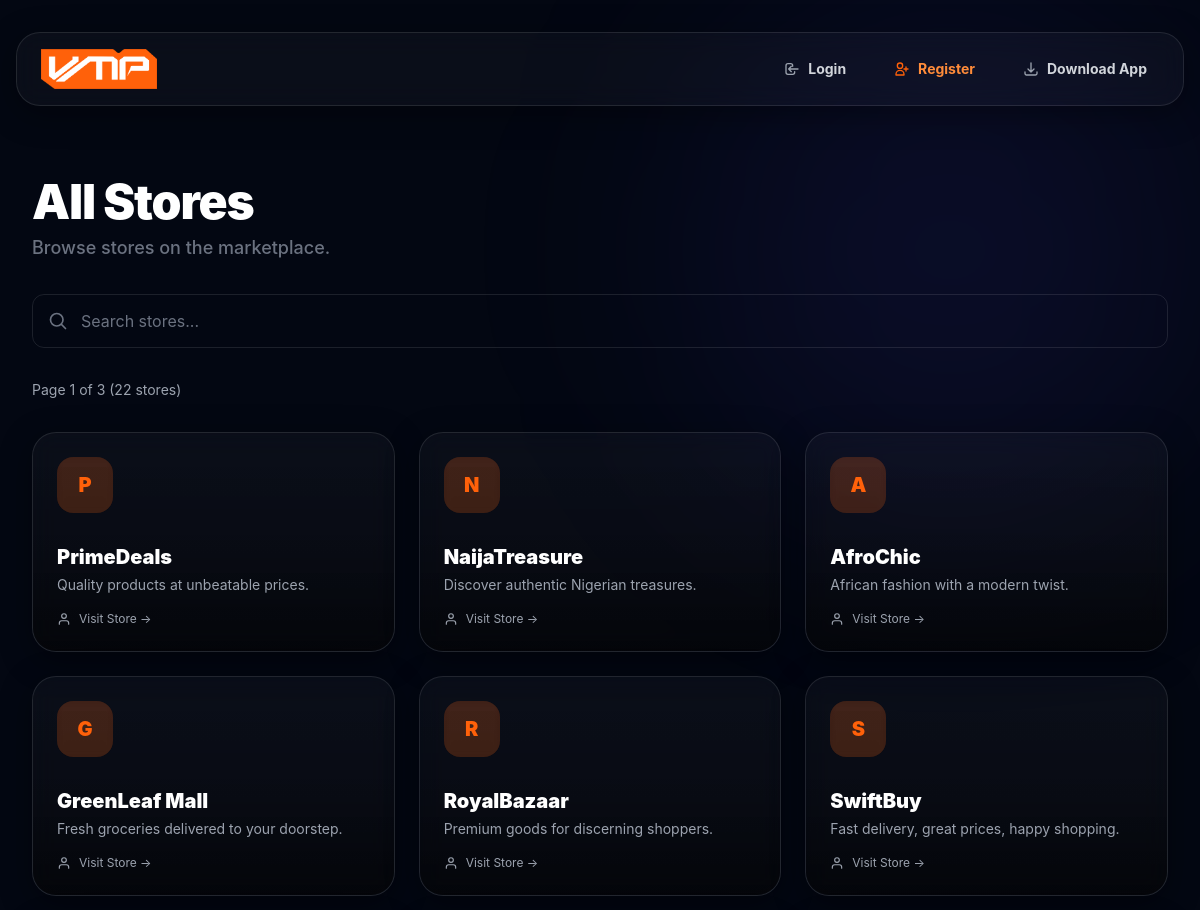
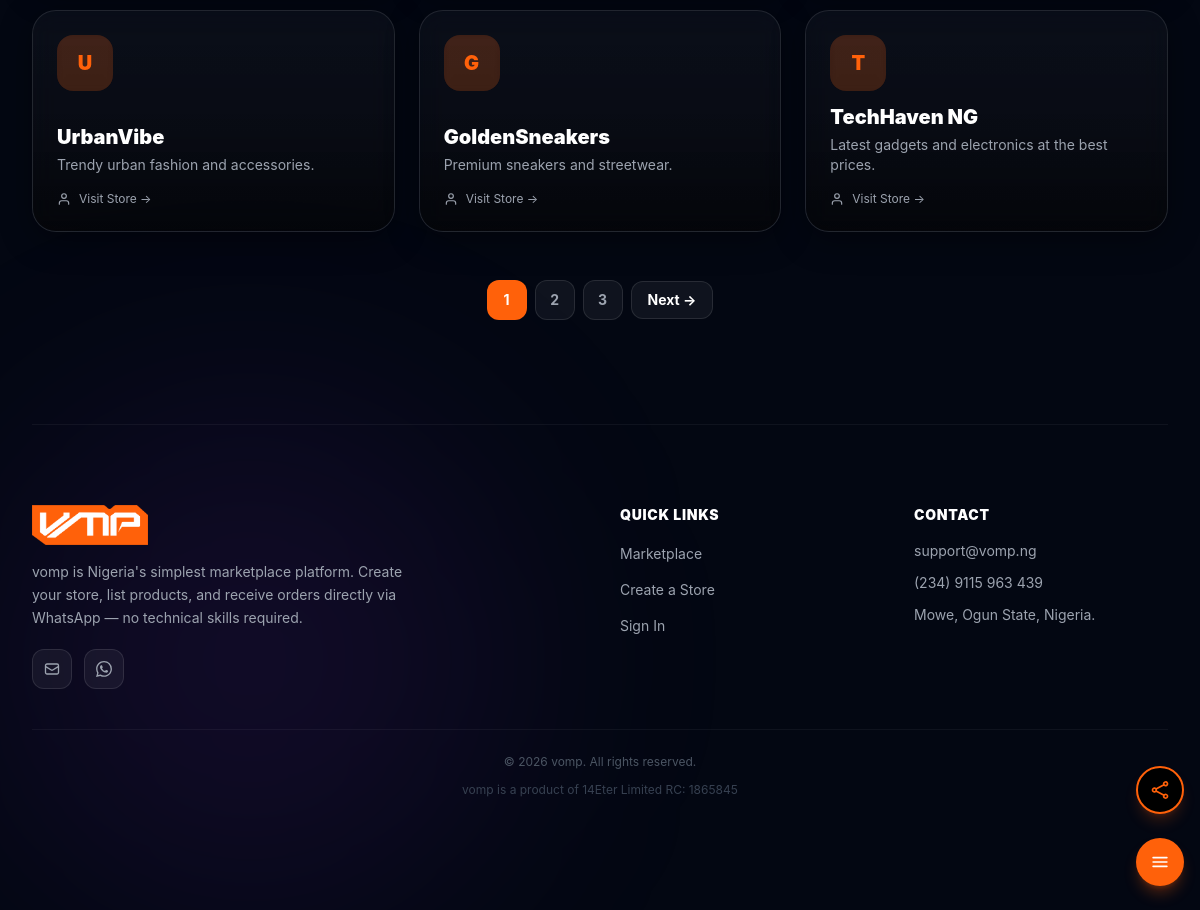
/stores, run on the app's committed database (2 pictures, top to bottom).
### tables this page shows
CREATE TABLE stores (
    id TEXT PRIMARY KEY,
    name TEXT NOT NULL,
    slug TEXT UNIQUE NOT NULL,
    description TEXT,
    owner_id TEXT NOT NULL,
    contact_phone TEXT,
    contact_email TEXT,
    logo_url TEXT,
    hero_image_url TEXT,
    hero_color TEXT DEFAULT '#4f46e5',
    accent_color TEXT DEFAULT '#8b5cf6',
    token_balance INTEGER DEFAULT 50,
    plan TEXT DEFAULT 'free',
    is_active INTEGER DEFAULT 1,
    created_at DATETIME DEFAULT CURRENT_TIMESTAMP,
    updated_at DATETIME DEFAULT CURRENT_TIMESTAMP, 
    bg_color TEXT DEFAULT '#030712', 
    social_facebook TEXT, 
    social_instagram TEXT, 
    social_twitter TEXT, 
    social_tiktok TEXT, 
    social_youtube TEXT,
    FOREIGN KEY (owner_id) REFERENCES users(id) ON DELETE CASCADE
);

### index.php (called while the page is built, shortened)
<?php
require_once 'backend/Auth.php';
require_once 'backend/Store.php';
$currentUser = auth_get_current_user();
$uri = parse_url($_SERVER['REQUEST_URI'], PHP_URL_PATH);
$requestPath = trim(str_replace('/index.php', '', $uri), '/');
$requestPath = ltrim($requestPath, '/') ?: '';
$method = $_SERVER['REQUEST_METHOD'];
if ($method === 'GET') {
    switch (true) {
        case $requestPath === 'stores':
            $searchQuery = isset($_GET['q']) && $_GET['q'] !== '' ? trim($_GET['q']) : null;
            $page = max(1, isset($_GET['page']) ? (int) $_GET['page'] : 1);
            $perPage = 9;
            if ($searchQuery) {
                $stores = store_search_paginated($searchQuery, $page, $perPage);
                $totalStores = store_count_search($searchQuery);
            } else {
                $stores = store_get_all_active_paginated($page, $perPage);
                $totalStores = store_count_all_active();
            }
            $totalPages = max(1, (int) ceil($totalStores / $perPage));
            include 'frontend/stores.php';
            break;
            ?>
            <?php
    }
} else if ($method === 'POST') {
    switch ($requestPath) {
        case 'api/register':
        case 'api/register.php':
            include 'api/register.php';
            exit;
        case 'api/login':
        case 'api/login.php':
            include 'api/login.php';
            exit;
        case 'api/products':
        case 'api/products.php':
            include 'api/products.php';
            exit;
        case 'api/settings':
        case 'api/settings.php':
            include 'api/settings.php';
            exit;
        case 'api/tokens/purchase':
        case 'api/tokens/purchase.php':
        case 'api/tokens_purchase.php':
            include 'api/tokens_purchase.php';
            exit;
        case 'api/store-create':
        case 'api/store_create.php':
            include 'api/store_create.php';
            exit;
        case 'api/profile':
        case 'api/profile.php':
            include 'api/profile.php';
            exit;
        case 'api/upgrade':
            try {
                header('Content-Type: application/json');
                $currentUser = auth_get_current_user();
                if (!$currentUser) {
                    http_response_code(401);
                    echo json_encode(['success' => false, 'error' => 'Not authenticated']);
                    exit;
                }
                $raw = file_get_contents('php://input');
                $input = json_decode($raw, true);
                if (!$input) {
                    http_response_code(400);
                    echo json_encode(['success' => false, 'error' => 'Invalid request']);
                    exit;
                }
                $storeSlug = $input['storeSlug'] ?? '';
                $storeId = null;
                if ($storeSlug) {
                    require_once __DIR__ . '/backend/Store.php';
                    $store = store_get_by_slug_for_owner($storeSlug, $currentUser['id']);
                    $storeId = $store ? $store['id'] : null;
                }
                $result = token_upgrade_to_premium($currentUser['id'], $storeId);
                echo json_encode($result);
            } catch (Exception $e) {
                http_response_code(500);
                echo json_encode(['success' => false, 'error' => $e->getMessage()]);
            }
            exit;
        default:
            http_response_code(404);
            echo json_encode(['error' => 'API endpoint not found']);
            exit;
    }
}
include 'frontend/layout.php';

### backend/Store.php (called while the page is built, shortened)
<?php
function store_get_all_active_paginated($page = 1, $perPage = 50)
{
    $db = db_get_connection();
    $offset = max(0, ($page - 1) * $perPage);
    $stmt = $db->prepare('SELECT * FROM stores WHERE is_active = 1 ORDER BY created_at DESC LIMIT ? OFFSET ?');
    $stmt->execute([$perPage, $offset]);
    return $stmt->fetchAll(PDO::FETCH_ASSOC);
}
function store_count_all_active()
{
    $db = db_get_connection();
    return (int) $db->query('SELECT COUNT(*) FROM stores WHERE is_active = 1')->fetchColumn();
}

### backend/Auth.php (called while the page is built, shortened)
<?php
function auth_get_current_user()
{
    if (!isset($_COOKIE['vomp_token'])) {
        return null;
    }
    $db = db_get_connection();
    $tokenHash = hash('sha256', $_COOKIE['vomp_token']);
    $stmt = $db->prepare('SELECT users.* FROM users JOIN sessions ON users.id = sessions.user_id WHERE sessions.token = ? AND sessions.expires_at > datetime(\'now\')');
    $stmt->execute([$tokenHash]);
    return $stmt->fetch(PDO::FETCH_ASSOC);
}

### frontend/stores.php (the view, shortened to what this page needs)
<section class="py-6 md:py-10 space-y-8">
    <header class="flex flex-col md:flex-row md:items-end justify-between gap-6">
        <div>
            <h1 class="text-5xl font-black text-white tracking-tight mb-2">All Stores</h1>
            <p class="text-gray-500 font-medium text-lg">Browse stores on the marketplace.</p>
        </div>
    </header>
    <form method="GET" action="/stores" class="relative">
        <svg class="absolute left-4 top-1/2 -translate-y-1/2 w-5 h-5 text-gray-500 pointer-events-none" fill="none" stroke="currentColor" stroke-width="2" viewBox="0 0 24 24"><path stroke-linecap="round" stroke-linejoin="round" d="M21 21l-5.197-5.197m0 0A7.5 7.5 0 105.196 5.196a7.5 7.5 0 0010.607 10.607z"/></svg>
        <input type="text" name="q" value="<?php echo htmlspecialchars($searchQuery ?? ''); ?>" placeholder="Search stores..." class="w-full rounded-xl px-5 py-3.5 pl-12 bg-transparent border border-white/10 focus:border-[#ff610a] focus:outline-none text-white placeholder-gray-500 transition-colors" />
    </form>
    <?php if ($searchQuery): ?>
        <p class="text-sm text-gray-400"><?php echo $totalStores; ?> result<?php echo $totalStores !== 1 ? 's' : ''; ?> for "<span class="text-white font-bold"><?php echo htmlspecialchars($searchQuery); ?></span>"</p>
    <?php elseif ($totalStores > $perPage): ?>
        <p class="text-sm text-gray-400">Page <?php echo $page; ?> of <?php echo $totalPages; ?> (<?php echo $totalStores; ?> stores)</p>
    <?php endif; ?>
    <div class="grid grid-cols-1 sm:grid-cols-2 lg:grid-cols-3 gap-6">
        <?php foreach ($stores as $s):
            $hasHero = !empty($s['hero_image_url']);
        ?>
            <a href="/store/<?php echo htmlspecialchars($s['slug']); ?>" class="rounded-3xl p-6 border border-white/10 hover:border-[#ff610a]/30 transition-all group block relative overflow-hidden min-h-[200px] <?php echo $hasHero ? '' : 'glass-morphism'; ?>" <?php if ($hasHero): ?>style="background-image: url('<?php echo htmlspecialchars($s['hero_image_url']); ?>'); background-size: cover; background-position: center;"<?php endif; ?>>
                <div class="absolute inset-0 <?php echo $hasHero ? 'bg-gradient-to-t from-black/80 via-black/40 to-transparent' : 'bg-gradient-to-t from-black/60 via-black/20 to-transparent'; ?>"></div>
                <div class="relative z-10 flex flex-col h-full min-h-[170px]">
                    <div class="w-14 h-14 rounded-2xl bg-[#ff610a]/20 backdrop-blur-sm flex items-center justify-center text-xl font-black text-[#ff610a] mb-3 <?php echo $hasHero ? '' : ''; ?>">
                        <?php echo strtoupper($s['name'][0]); ?>
                    </div>
                    <div class="mt-auto">
                        <h3 class="text-xl font-black text-white group-hover:text-[#ff610a] transition-colors mb-1"><?php echo htmlspecialchars($s['name']); ?></h3>
                        <?php if ($s['description']): ?>
                            <p class="text-sm <?php echo $hasHero ? 'text-gray-300' : 'text-gray-400'; ?> line-clamp-2"><?php echo htmlspecialchars($s['description']); ?></p>
                        <?php endif; ?>
                        <div class="flex items-center gap-2 mt-4 text-xs text-gray-400">
                            <svg class="w-3.5 h-3.5" fill="none" stroke="currentColor" stroke-width="2" viewBox="0 0 24 24"><path stroke-linecap="round" stroke-linejoin="round" d="M20 21v-2a4 4 0 00-4-4H8a4 4 0 00-4 4v2" /><circle cx="12" cy="7" r="4" /></svg>
                            <span>Visit Store →</span>
                        </div>
                    </div>
                </div>
            </a>
        <?php endforeach; ?>
    </div>
    <?php if ($totalPages > 1): ?>
        <div class="flex items-center justify-center gap-2 pt-4">
            <?php
            $start = max(1, $page - 2);
            $end = min($totalPages, $page + 2);
            for ($i = $start; $i <= $end; $i++):
            ?>
                <a href="/stores?<?php echo $searchQuery ? 'q=' . urlencode($searchQuery) . '&' : ''; ?>page=<?php echo $i; ?>" class="w-10 h-10 rounded-xl flex items-center justify-center text-sm font-bold transition-all <?php echo $i === $page ? 'bg-[#ff610a] text-white' : 'bg-white/5 border border-white/10 text-gray-400 hover:bg-white/10'; ?>"><?php echo $i; ?></a>
            <?php endfor; ?>
            <?php if ($page < $totalPages): ?>
                <a href="/stores?<?php echo $searchQuery ? 'q=' . urlencode($searchQuery) . '&' : ''; ?>page=<?php echo $page + 1; ?>" class="px-4 py-2 rounded-xl bg-white/5 border border-white/10 text-white font-bold text-sm hover:bg-white/10 transition-all">Next →</a>
            <?php endif; ?>
        </div>
    <?php endif; ?>
</section>
<footer class="py-16 md:py-20 border-t border-white/5 mt-16">
    <div class="max-w-6xl mx-auto grid grid-cols-1 md:grid-cols-4 gap-10">
        <div class="md:col-span-2">
            <img src="/assets/img/logo.png" alt="vomp" class="h-10 w-auto mb-4">
            <p class="text-gray-400 text-sm leading-relaxed max-w-sm">vomp is Nigeria's simplest marketplace platform. Create your store, list products, and receive orders directly via WhatsApp — no technical skills required.</p>
            <div class="flex items-center gap-3 mt-5">
                <a href="mailto:support@vomp.ng" class="w-10 h-10 rounded-xl bg-white/5 border border-white/10 flex items-center justify-center text-gray-400 hover:text-white hover:bg-white/10 transition-all">
                </a>
                <a href="https://wa.me/2349115963439" target="_blank" class="w-10 h-10 rounded-xl bg-white/5 border border-white/10 flex items-center justify-center text-gray-400 hover:text-white hover:bg-white/10 transition-all">
                </a>
            </div>
        </div>
        <div>
            <h4 class="text-white font-black text-sm uppercase tracking-wider mb-4">Quick Links</h4>
            <ul class="space-y-3">
                <li><a href="/marketplace" class="text-gray-400 hover:text-white text-sm transition-colors">Marketplace</a></li>
                <?php if ($currentUser): ?>
                    <li><a href="/dashboard" class="text-gray-400 hover:text-white text-sm transition-colors">Dashboard</a></li>
                    <li><a href="/logout" class="text-gray-400 hover:text-white text-sm transition-colors">Logout</a></li>
                <?php else: ?>
                    <li><a href="/register" class="text-gray-400 hover:text-white text-sm transition-colors">Create a Store</a></li>
                    <li><a href="/login" class="text-gray-400 hover:text-white text-sm transition-colors">Sign In</a></li>
                <?php endif; ?>
            </ul>
        </div>
        <div>
            <h4 class="text-white font-black text-sm uppercase tracking-wider mb-4">Contact</h4>
            <ul class="space-y-3 text-sm text-gray-400">
                <li>support@vomp.ng</li>
                <li>(234) 9115 963 439</li>
                <li>Mowe, Ogun State, Nigeria.</li>
            </ul>
        </div>
    </div>
    <div class="max-w-6xl mx-auto mt-10 pt-6 border-t border-white/5 text-center text-xs text-gray-600">
        &copy; <?php echo date('Y'); ?> vomp. All rights reserved.
    </div>
    <div class="max-w-6xl mx-auto mt-3 text-center text-xs text-gray-700">
        vomp is a product of 14Eter Limited RC: 1865845
    </div>
</footer>

### assets/theme.css (style rules this page uses)
* { box-sizing: border-box; }
html { -webkit-font-smoothing: antialiased; -moz-osx-font-smoothing: grayscale; scroll-behavior: smooth; }
body { font-family: Inter, system-ui, -apple-system, Segoe UI, Roboto, sans-serif; background-color: #030712; color: #f9fafb; overflow-x: hidden; }
.glass-morphism { background: rgba(255, 255, 255, 0.03); backdrop-filter: blur(12px); -webkit-backdrop-filter: blur(12px); border: 1px solid rgba(255, 255, 255, 0.08); box-shadow: 0 8px 32px rgba(0, 0, 0, 0.37); }

### data on the page
stores: name "P", name "PrimeDeals", description "Quality products at unbeatable prices."
stores: name "N", name "NaijaTreasure", description "Discover authentic Nigerian treasures."
stores: name "A", name "AfroChic", description "African fashion with a modern twist."
stores: name "G", name "GreenLeaf Mall", description "Fresh groceries delivered to your doorstep."
stores: name "R", name "RoyalBazaar", description "Premium goods for discerning shoppers."
stores: name "S", name "SwiftBuy", description "Fast delivery, great prices, happy shopping."
stores: name "U", name "UrbanVibe", description "Trendy urban fashion and accessories."
stores: name "G", name "GoldenSneakers", description "Premium sneakers and streetwear."
stores: name "T", name "TechHaven NG", description "Latest gadgets and electronics at the best prices."

### other printed values
$page "1"
$totalPages "3"
$totalStores "22"
